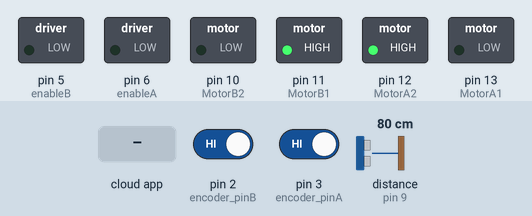
This sketch was run on a simulated Arduino Uno, built with avr-gcc and run on an emulated ATmega328P. On the bench: switched loads named in the sketch (green lamp = pin HIGH). The inputs (shaded band) are chosen by the test bench; at power-on: pin 2 (encoder_pinB) HIGH, pin 3 (encoder_pinA) HIGH, distance to the obstacle (sensor on pin 9) 80 cm. The echo pulse lasts 58.3 µs per cm; the ROS host is connected and sends only what is stated.

Above: at 1.2 s.
1.3 s: the phone or cloud app sets set_left_speed to 0
At 1.6 s:
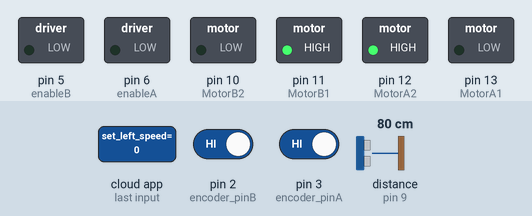
2.8 s: the phone or cloud app sets set_right_speed to 45
At 3.9 s:
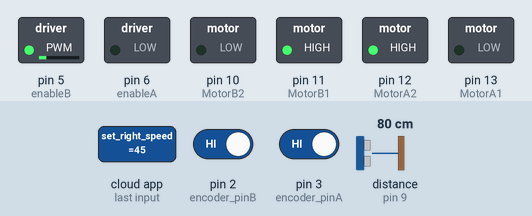
4.3 s: the phone or cloud app sets set_left_speed to 45
At 5.0 s:
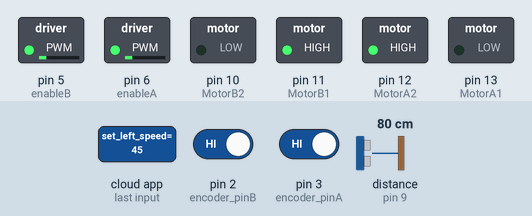
5.8 s: the phone or cloud app sets set_right_speed to 0
At 7.0 s:
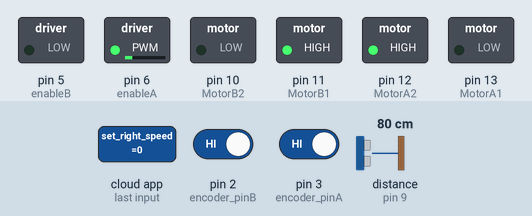
7.3 s: the phone or cloud app sets set_left_speed to 90
At 8.3 s:
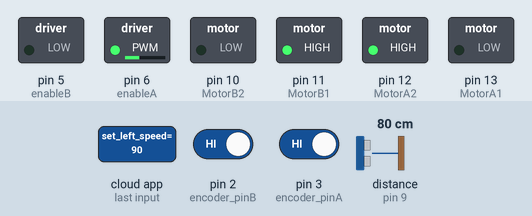
8.8 s: the phone or cloud app sets set_right_speed to 90
At 9.4 s:
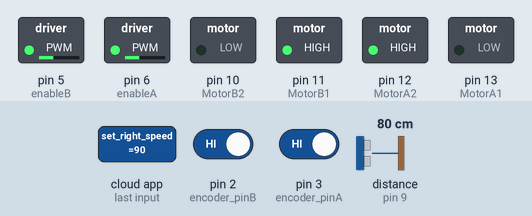
Timing chart, 0 to 11.3 s (numbered marks = the images above; inputs shaded):
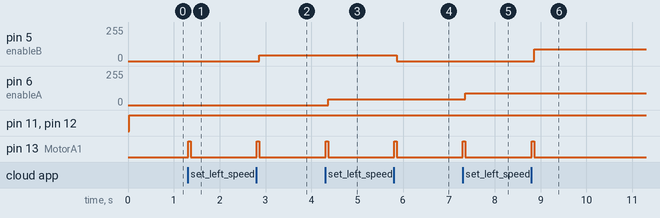

Measured:
- after the input at 1.3 s, pin 13 (MotorA1): LOW → HIGH at once, → LOW 0.05 s later
- after the input at 2.8 s, pin 5 (enableB): 0/255 → 45/255 after 0.07 s; pin 13 (MotorA1): LOW → HIGH at once, → LOW 0.05 s later
- after the input at 4.3 s, pin 6 (enableA): 0/255 → 45/255 after 0.06 s; pin 13 (MotorA1): LOW → HIGH at once, → LOW 0.05 s later
- after the input at 5.8 s, pin 5 (enableB): 45/255 → 0/255 after 0.06 s; pin 13 (MotorA1): LOW → HIGH at once, → LOW 0.05 s later
- after the input at 7.3 s, pin 6 (enableA): 45/255 → 90/255 after 0.06 s; pin 13 (MotorA1): LOW → HIGH at once, → LOW 0.05 s later
- after the input at 8.8 s, pin 5 (enableB): 0/255 → 90/255 after 0.06 s; pin 13 (MotorA1): LOW → HIGH at once, → LOW 0.05 s later

The sketch:

final_code.ino
```cpp
//Name: robot_firmware
//Author: Lentin Joseph
//ROS Arduino code publishing sensor data and subscribing to motor commands

#include <ros.h>
#include <std_msgs/Int32.h>
#include <std_msgs/Bool.h>
#include <std_msgs/Float32.h>

#include <NewPing.h>
#include <SoftwareSerial.h>

// Define the software serial pins for Bluetooth communication
SoftwareSerial bluetooth(A0, A1);  // Define SoftwareSerial object for Bluetooth

////////////////////////////////////////////////////////////////////////////////
//Motor, Encoder and IR sensor pin definition
#define PULSES_PER_TURN  5 // Replace with the actual value for your encoder

int encoder_pinA = 3; //Motor A Left Motor
int encoder_pinB = 2; //Motor B Right Motor

volatile int pulses1 = 0;
volatile int pulses2 = 0;

#define ECHO_PIN 9
#define TRIGGER_PIN 8
#define MAX_DISTANCE 200 // Maximum distance (in cm) to measure
NewPing sonar(TRIGGER_PIN, ECHO_PIN, MAX_DISTANCE); // Create a NewPing object

//Motor A
int enableA = 6;
int MotorA1 = 13;
int MotorA2 = 12;

//Motor B
int enableB = 5;
int MotorB1 = 11;
int MotorB2 = 10;

/////////////////////////////////////////////////////////////////////////////////////

//ROS Node handle
ros::NodeHandle  nh;
//Left and right speed
int r_speed = 0, l_speed = 0;

//Direction flag for encoder
int left_direction = 1;
int right_direction = 1;

/////////////////////////////////////////////////////////////////////////////////////////////////////////

void left_speed_cb(const std_msgs::Int32& msg)  // cmd_vel callback function definition
{
  digitalWrite(LED_BUILTIN, HIGH - digitalRead(LED_BUILTIN)); // blink the led
  l_speed = msg.data;
}

void right_speed_cb(const std_msgs::Int32& msg)  // cmd_vel callback function definition
{
  digitalWrite(LED_BUILTIN, HIGH - digitalRead(LED_BUILTIN)); // blink the led
  r_speed = msg.data;
}

void reset_cb(const std_msgs::Bool& msg)
{
  l_speed = 0;
  r_speed = 0;

  pulses1 = 0;
  pulses2 = 0;
}

////////////////////////////////////////////////////////////////////////////////////////////////
//Mapping function one range to another range

float mapFloat(float value, float fromLow, float fromHigh, float toLow, float toHigh) {
  return (value - fromLow) * (toHigh - toLow) / (fromHigh - fromLow) + toLow;
}

////////////////////////////////////////////////////////////////////////////////////////////////
//Publisher for Left and Right encoder

std_msgs::Int32 l_encoder_msg;
ros::Publisher l_enc_pub("left_ticks", &l_encoder_msg);

std_msgs::Int32 r_encoder_msg;
ros::Publisher r_enc_pub("right_ticks", &r_encoder_msg);

//Sharp distance publisher

std_msgs::Float32 sharp_msg;
ros::Publisher sharp_distance_pub("obstacle_distance", &sharp_msg);

//Subscribers for left and right speed

ros::Subscriber<std_msgs::Int32> left_speed_sub("set_left_speed", &left_speed_cb); // creation of subscriber object sub for recieving the cmd_vel
ros::Subscriber<std_msgs::Int32> right_speed_sub("set_right_speed", &right_speed_cb); // creation of subscriber object sub for recieving the cmd_vel
ros::Subscriber<std_msgs::Bool> reset_sub("reset", &reset_cb); // creation of subscriber object sub for recieving the cmd_vel

////////////////////////////////////////////////////////////////////////////////////////////////

// The value will quickly become too large for an int to store
unsigned long previousMillis = 0;

// Loop frequency: 100 ms
const long interval = 50;

//////////////////////////////////////////////////////////////////////////////////////////////////////
//ISR for two encoders

void counter1() {
  pulses1 = pulses1 + left_direction;
}

void counter2() {
  pulses2 = pulses2 + right_direction;
}

/////////////////////////////////////////////////////////////////////////////////////////////////////////////////////
//Setting encoder pins as interrupts

void setup_wheelencoder()
{
  pinMode(encoder_pinA, INPUT);
  attachInterrupt(digitalPinToInterrupt (encoder_pinA), counter1, RISING);
  pulses1 = 0;
  pinMode(encoder_pinB, INPUT);
  attachInterrupt(digitalPinToInterrupt (encoder_pinB), counter2, RISING);
  pulses2 = 0;
}

////////////////////////////////////////////////////////////////////////////////////////////////////////////////////////
//Read IR values and publish

void update_IR()
{
  unsigned int distance = sonar.ping_cm(); // Measure distance in centimeters

  if (distance == 0) {
    // If the distance is 0, it indicates an error or out-of-range measurement
    // Handle the error condition or discard the measurement
    // For example, you can publish a special value like -1 to indicate an error
    sharp_msg.data = -1;
  } else {
    sharp_msg.data = distance;
  }

  sharp_distance_pub.publish(&sharp_msg);

  //  Serial.print("Distance: ");
  //  Serial.print(distance);
  //  Serial.println(" cm");
}

////////////////////////////////////////////////////////////////////////////////////////////////////////////////////////

void update_Motor()
{
  //If left speed is greater than zero
  if (l_speed >= 0)
  {
    //    Serial.print("l_speed >= 0");
    digitalWrite (MotorA1, LOW);
    digitalWrite (MotorA2, HIGH);
    analogWrite(enableA, abs(l_speed));
    left_direction = 1;
  }
  else
  {
    digitalWrite (MotorA1, HIGH);
    digitalWrite (MotorA2, LOW);
    analogWrite(enableA, abs(l_speed));
    left_direction = -1;
  }

  if (r_speed >= 0)
  {
    digitalWrite (MotorB1, HIGH);
    digitalWrite (MotorB2, LOW);
    analogWrite(enableB, abs(r_speed));
    right_direction = 1;
  }
  else
  {
    digitalWrite (MotorB1, LOW);
    digitalWrite (MotorB2, HIGH);
    analogWrite(enableB, abs(r_speed));
    right_direction = -1;
  }
}

void testBluetoothConnection()
{
  //  Serial.print("NodeHandle baud rate: ");
  //  Serial.println(nh.getHardware()->getBaud());
  // Check if there is data available on the Bluetooth connection
  if (bluetooth.available()) {
    char receivedData = bluetooth.read();
    delay(1000);
    if (receivedData == 't') {
      while (bluetooth.available()) bluetooth.read();  // Clear the buffer
      bluetooth.println("Connection test successful!");
    }
  }

  //Print the current baud rate
  bluetooth.print("NodeHandle baud rate: ");
  bluetooth.println(nh.getHardware()->getBaud());
}


void setup()
{
  // Initialize the software serial port for Bluetooth communication
  Serial.begin(9600);
  bluetooth.begin(9600);

  //  nh.getHardware()->setPort(&Serial1);de handle
  nh.getHardware()->setBaud(9600);

  pinMode (enableA, OUTPUT);
  pinMode (MotorA1, OUTPUT);
  pinMode (MotorA2, OUTPUT);

  pinMode (enableB, OUTPUT);
  pinMode (MotorB1, OUTPUT);
  pinMode (MotorB2, OUTPUT);

  pinMode(LED_BUILTIN, OUTPUT);

  //Setup wheel encoders
  setup_wheelencoder();

  //Initialize ROS node
  nh.initNode();

  //Setup publisher
  nh.advertise(l_enc_pub);
  nh.advertise(r_enc_pub);
  nh.advertise(sharp_distance_pub);

  //Setup subscriber
  nh.subscribe(left_speed_sub);
  nh.subscribe(right_speed_sub);
  nh.subscribe(reset_sub);
}

void loop()
{
  testBluetoothConnection();

  unsigned long currentMillis = millis();

  if (currentMillis - previousMillis >= interval)
  {
    previousMillis = currentMillis;

    // Calculate wheel turns based on pulse count
    float left_turns = pulses1 / PULSES_PER_TURN;
    float right_turns = pulses2 / PULSES_PER_TURN;
    l_encoder_msg.data = pulses1;
    r_encoder_msg.data = pulses2;
    l_enc_pub.publish(&l_encoder_msg);
    r_enc_pub.publish(&r_encoder_msg);

    update_IR();
  }

  update_Motor();
  nh.spinOnce();

  delay(20);
}
```
